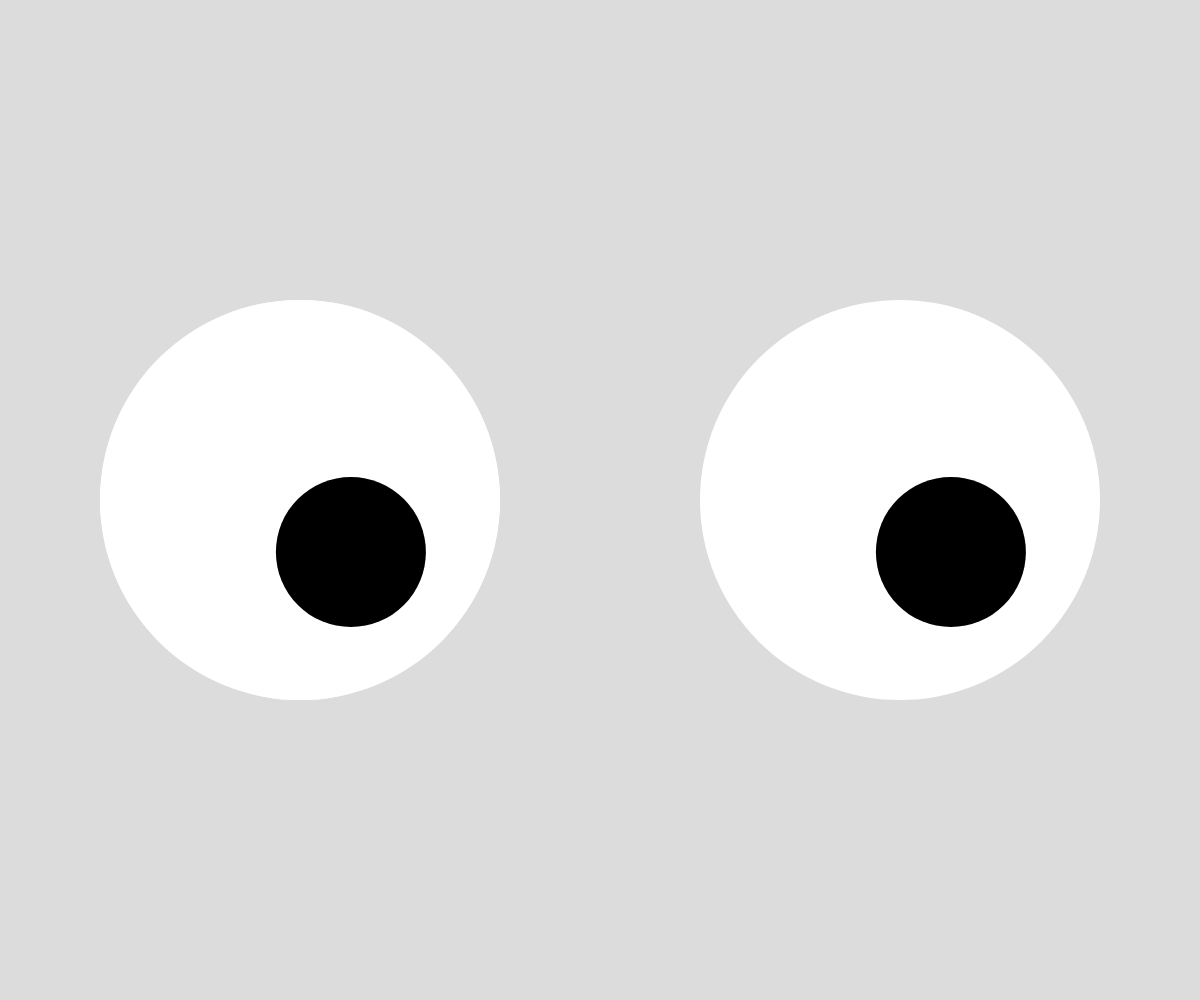
Frame 1 (no input)
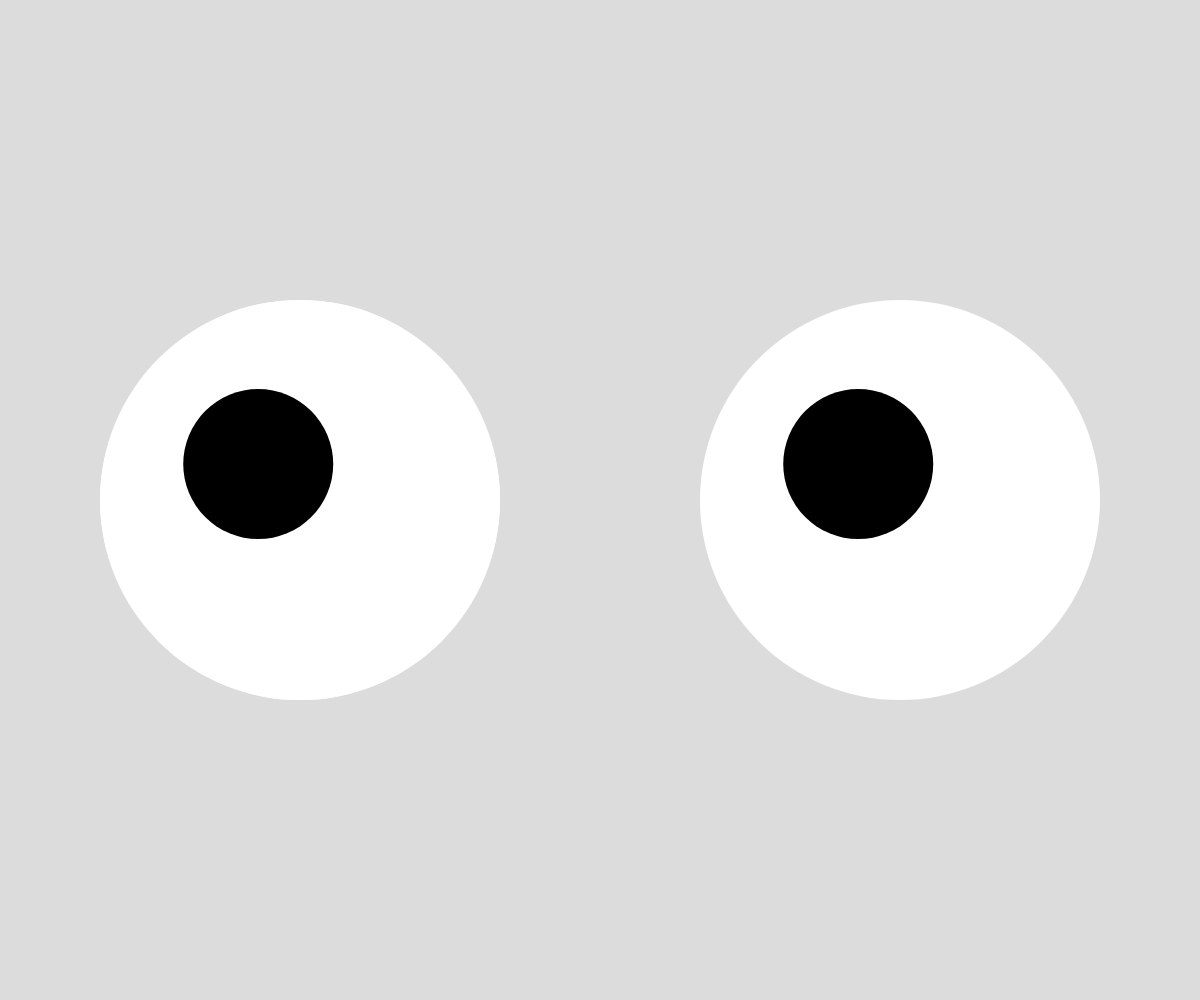
Frame 60 (no input)
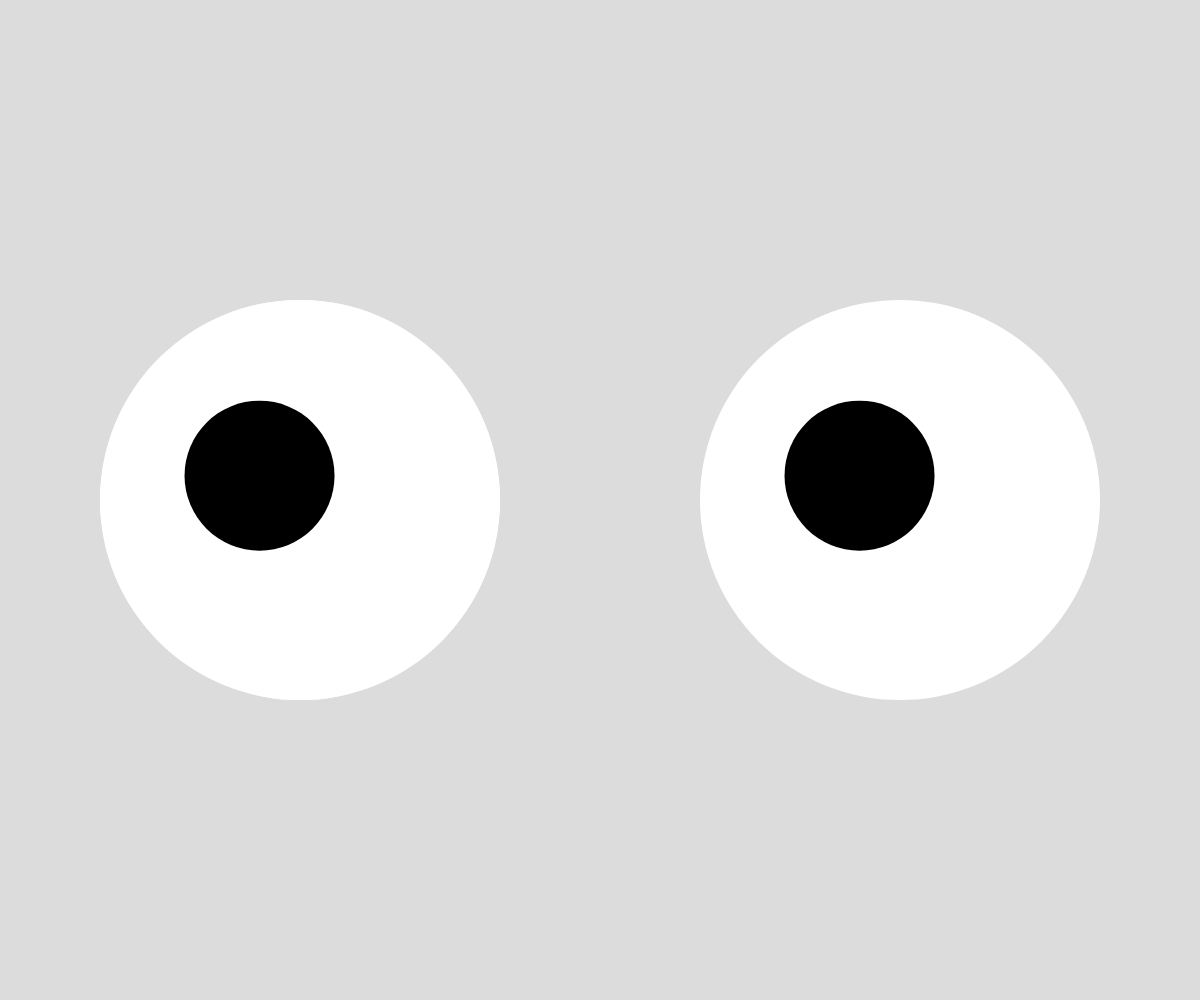
Frame 120 (the mouse pressed at the canvas centre since frame 60)

The p5.js sketch that drew these frames (run headless with seeded random() and noise() and a simulated clock; from frame 60 on, the mouse is pressed at the canvas centre):

// p5.js sketch
// ── sketch.js
let xOffset = 0;
let yOffset = 0;

function setup() {
  createCanvas(windowWidth, windowHeight);
}

function draw() {
  background(220);
  noStroke();
  fill(255)
  circle(width/4, height/2, width/3);
  
  let eyballXPoss1 = noise(xOffset)*width/4 + width/8;
  let eyballYPoss1 = noise(yOffset)*height/4 + height/2.6;
  
  let eyballXPoss2 = noise(xOffset)*width/4 + width*5/8;
  let eyballYPoss2 = noise(yOffset)*height/4 + height/2.6;
  
  fill(255)
  circle(width/4, height/2, width/3);
  fill(0)
  circle(eyballXPoss1, eyballYPoss1, width/8);
  
  fill(255)
  circle(width*3/4, height/2, width/3);
  fill(0)
  circle(eyballXPoss2, eyballYPoss2, width/8);
  
  xOffset += 0.01;
  yOffset += 0.012;
  
}
